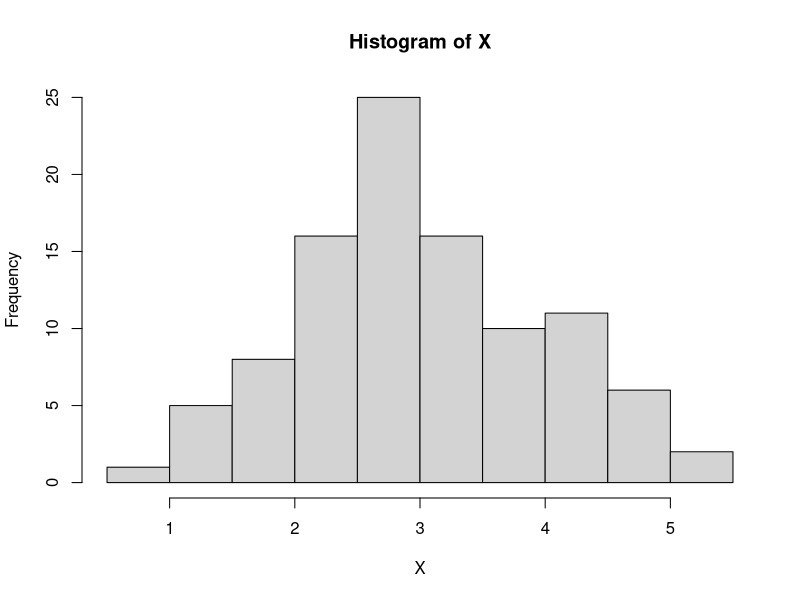
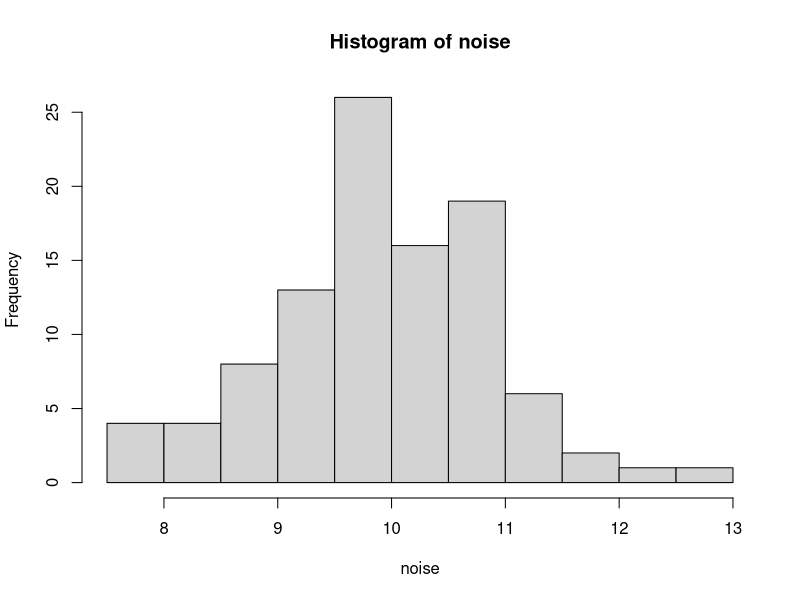
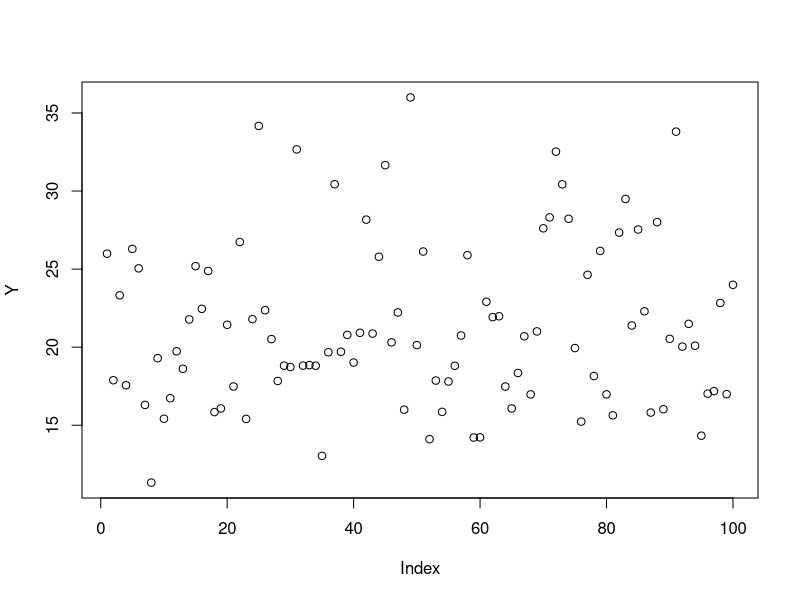
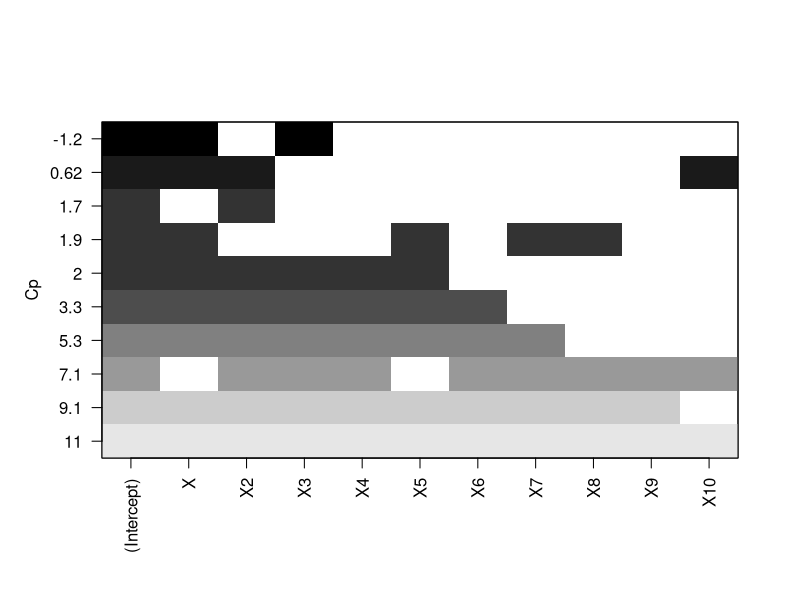
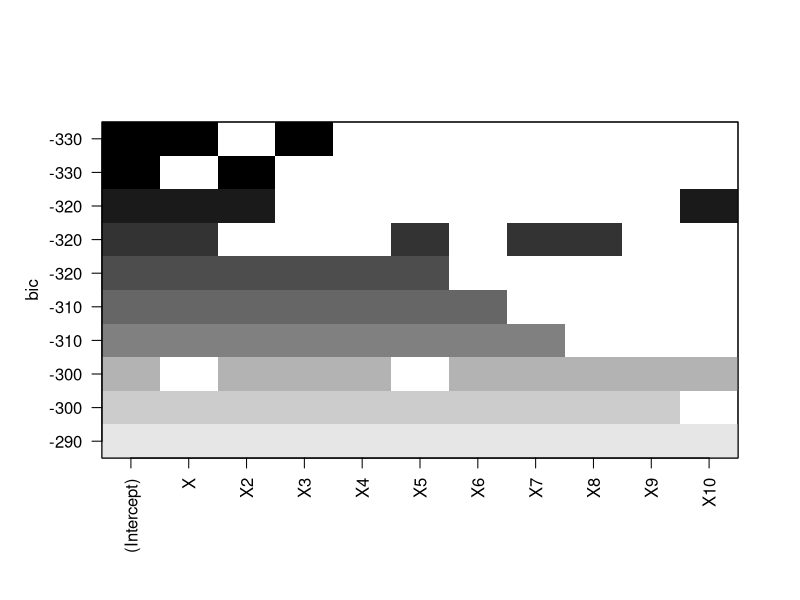
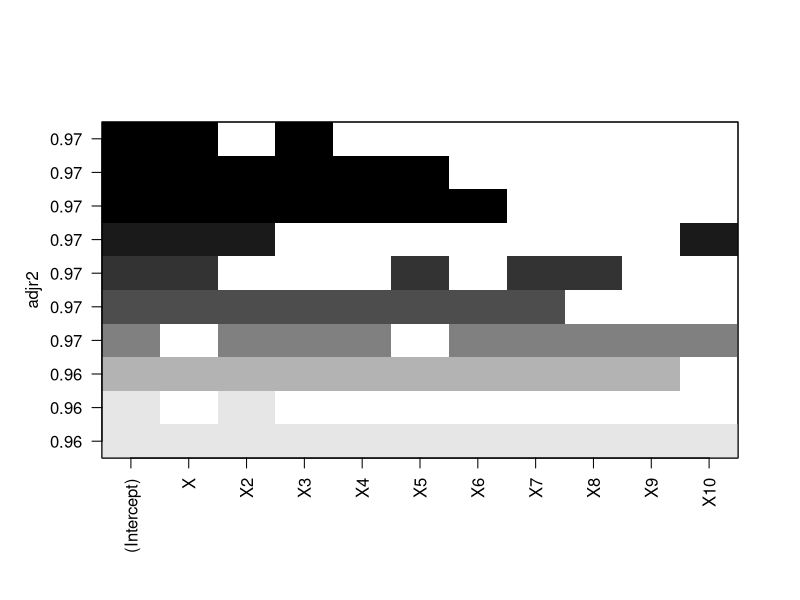
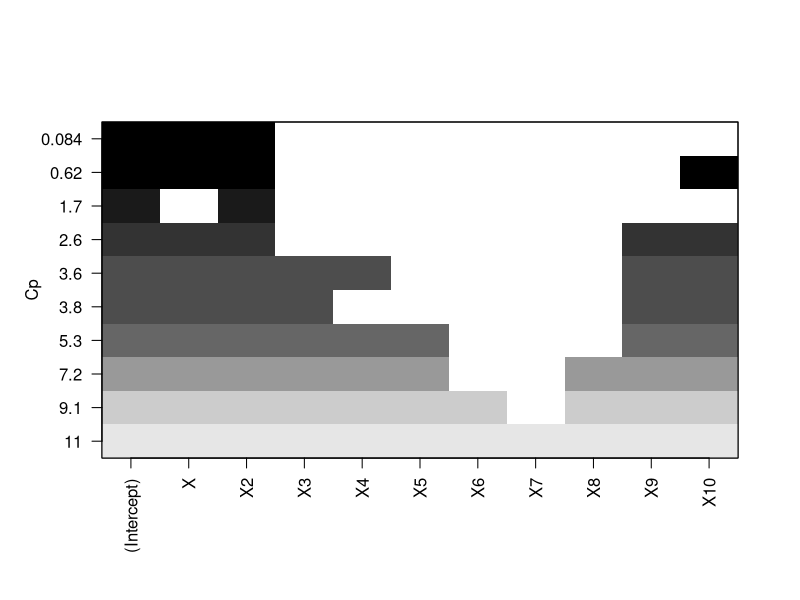
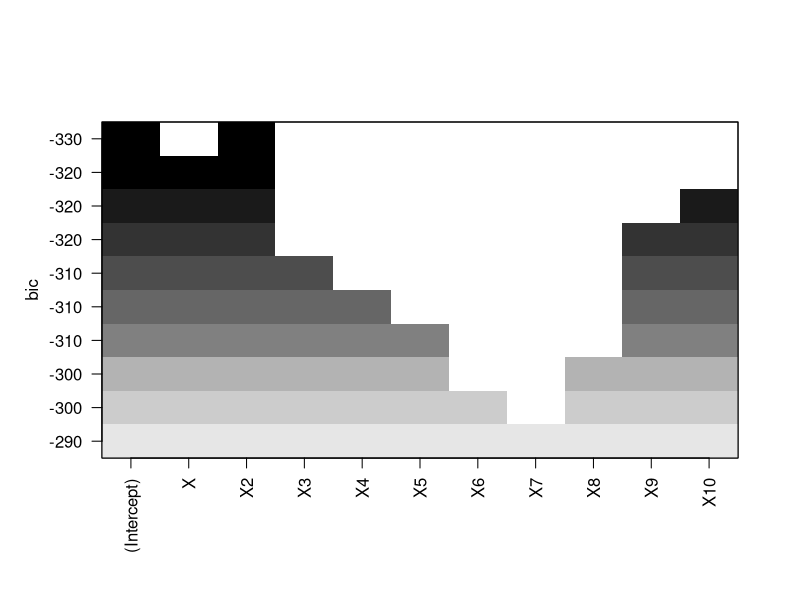

Generate these figures, in order, with R: (Note: this script raises an error after producing the figures.)
# Section 6.8, page 262-263, question 8

X = rnorm(100,3)
hist(X)
noise = rnorm(100, 10)
hist(noise)
B0 = 1
B1 = 2
B2 = 0.3
B3 = 0.04
X2 = X * X
X3 = X2 * X
X4 = X3 * X
X5 = X4 * X
X6 = X5 * X
X7 = X6 * X
X8 = X7 * X
X9 = X8 * X
X10 = X9 * X
Y = B0 + B1*X + B2*X2 + B3*X3 + noise;
plot(Y)
library(leaps)
data = data.frame(Y, X, X2, X3, X4, X5, X6, X7, X8, X9, X10)
summary(data)
# Best subset selection
regfit.full = regsubsets(Y~., data=data, nvmax=10)
regfit.full
reg.summary = summary(regfit.full)
names(reg.summary)
reg.summary$rsq
reg.summary
plot(regfit.full, scale="Cp")
plot(regfit.full, scale="bic")
plot(regfit.full, scale="adjr2")
which.min(reg.summary$cp)
which.min(reg.summary$bic)
which.max(reg.summary$adjr2)
# Forward and backward stepwise selection
regfit.fwd = regsubsets(Y~., data=data, nvmax=10, method="forward")
fwd.summary = summary(regfit.fwd)
plot(regfit.fwd, scale="Cp")
plot(regfit.fwd, scale="bic")
plot(regfit.fwd, scale="adjr2")
which.min(fwd.summary$cp)
which.min(fwd.summary$bic)
which.max(fwd.summary$adjr2)

regfit.bwd = regsubsets(Y~., data=data, nvmax=10, method="backward")
summary(regfit.bwd)
plot(regfit.bwd, scale="Cp")
plot(regfit.bwd, scale="bic")
plot(regfit.bwd, scale="adjr2")
bwd.summary = summary(regfit.bwd)
which.min(bwd.summary$cp)
which.min(bwd.summary$bic)
which.max(bwd.summary$adjr2)

# Lasso
library(glmnet)
predictor = model.matrix(Y~., data)[,-1]
response = data$Y
grid = 10^seq(10,-2,length=100)

lasso.mod = glmnet(predictor, response, alpha=1, lambda=grid)
plot(lasso.mod)
set.seed(1992)
# Make half of the data training data.
train = sample(1:nrow(predictor),nrow(predictor)/2)
cv.out = cv.glmnet(predictor[train,],response[train],alpha=1)
bestlam = cv.out$lambda.min
bestlam
plot(cv.out)
out = glmnet(predictor, response, alpha=1)
lasso.coef = predict(out, type="coefficients", s=bestlam)[1:12,]
lasso.coef[lasso.coef!=0]

# Best subset selection and the lasso given Y = B0 + B7X7 + epsilon
B7 = 0.5
Y2 = B0 + B7*X7 + noise
data2 = data[,-1]
data2 = data.frame(Y2,data2)
# Best subset
regfit.y2 = regsubsets(Y2~.,data,nvmax=10)
data2.summary = summary(regfit.y2)
names(data2.summary)
data2.summary$cp
data2.summary$bic
data2.summary$adjr2
which.min(data2.summary$cp)
which.min(data2.summary$bic)
which.max(data2.summary$adjr2)
coef(regfit.y2,which.min(data2.summary$cp))
coef(regfit.y2,which.min(data2.summary$bic))
coef(regfit.y2,which.max(data2.summary$adjr2))

# lasso
predictor2 = model.matrix(Y2~.,data)[,-1]
response2 = data2$Y2
grid = 10^seq(10,-2,length=100)
lasso.mod2 = glmnet(predictor2,response2,alpha=1,lambda=grid)
set.seed(1992)
train2 = sample(1:nrow(predictor2),nrow(predictor2)/2)
test2 = (-train2)
cv.out2 = cv.glmnet(predictor2[train,],response[train],alpha=1)
bestlam2 = cv.out2$lambda.min
bestlam2
plot(cv.out2)
out2=glmnet(predictor2,response2,alpha=1)
lasso.coef2 = predict(out2,type="coefficients",s=bestlam2)[1:12,]
lasso.coef2[lasso.coef2!=0]
# compute the associated test error
lasso.pred2 = predict(lasso.mod2,s=bestlam2,newx=predictor2[test2,])
mean((lasso.pred2-response2[test2])^2)
